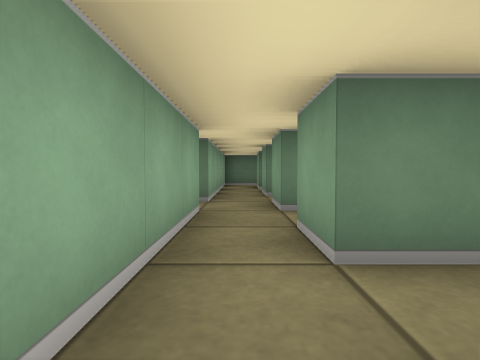
view 1 (above)

22 first-person views from a walk through a cub3D maze. The camera is about half as high as the walls, tilts 2° down and sees 80° across. The floor is counted in squares. Each view is taken from the middle of a square. On the plan, view 1 faces up. The plan holds only what a view shows up to about 9 squares ahead; the rest is blank.

view 2
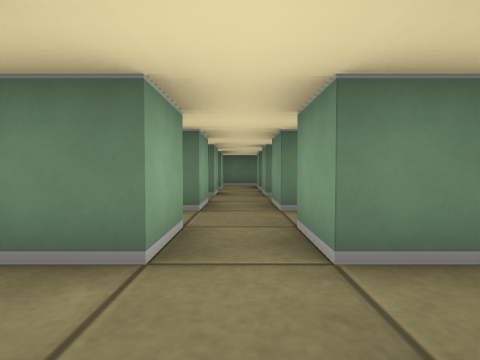

view 3
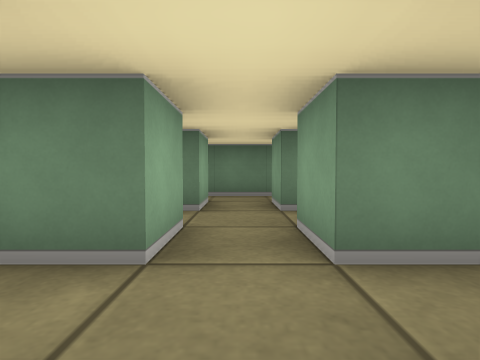

view 4
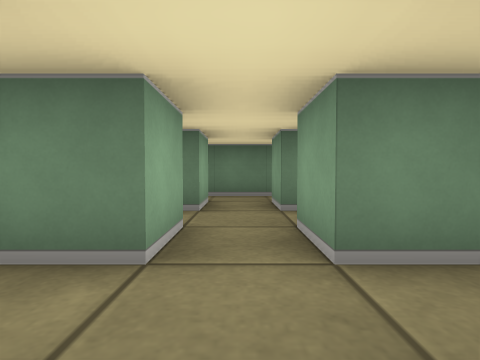

view 5
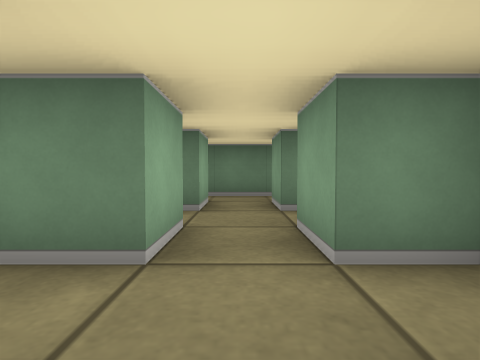

view 6
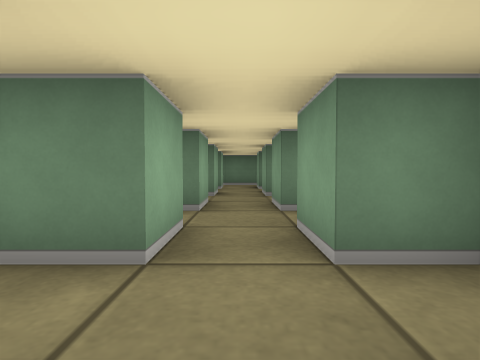

view 7
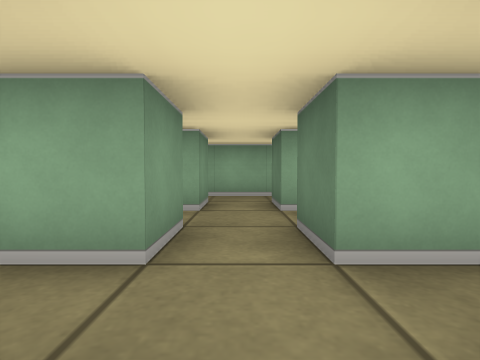

view 8
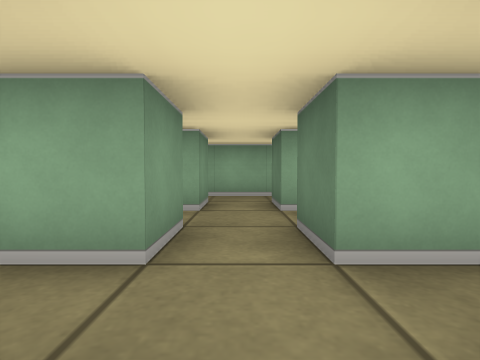

view 9
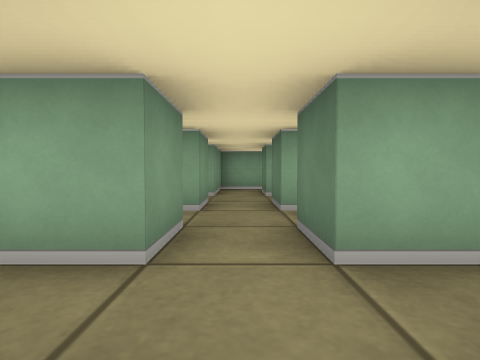

view 10
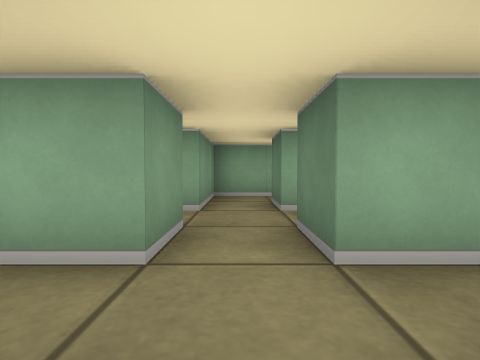

view 11
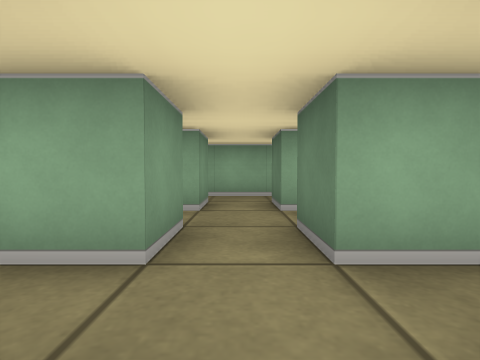

view 12
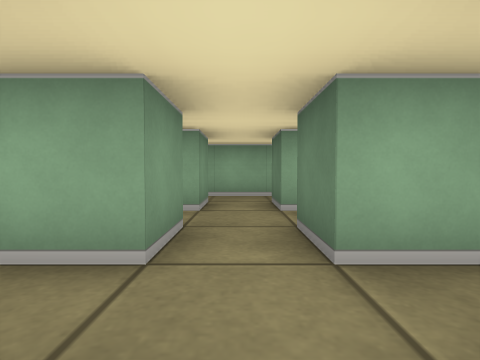

view 13
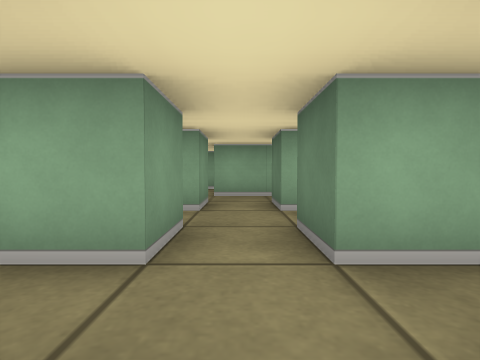

view 14
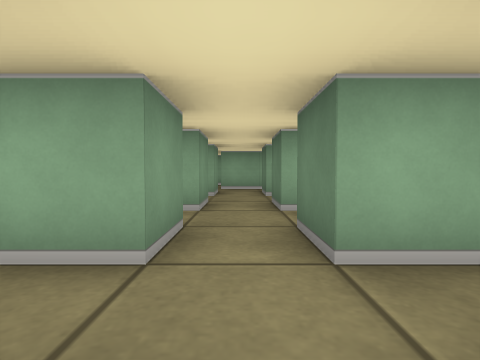

view 15
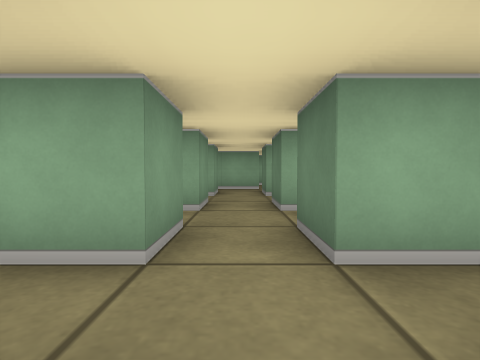

view 16
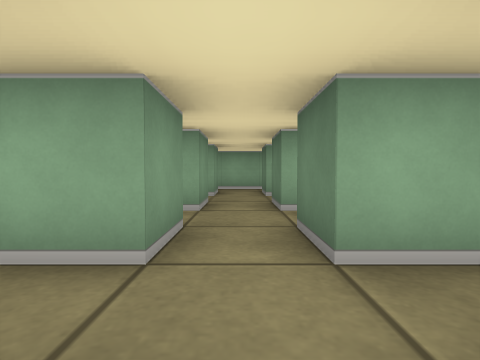

view 17
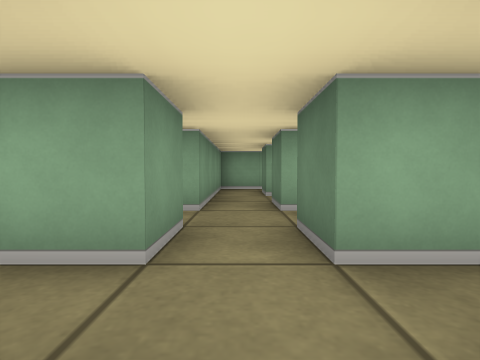

view 18
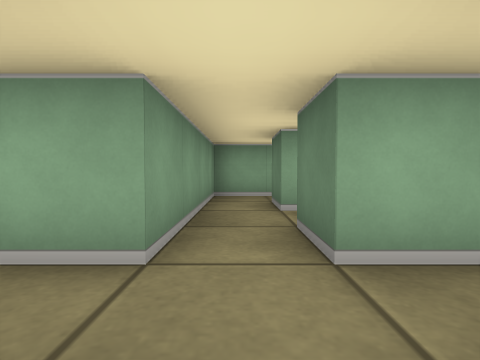

view 19
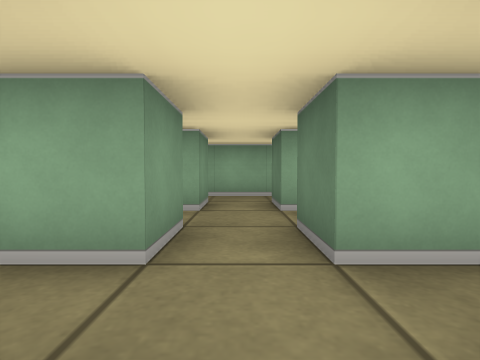

view 20
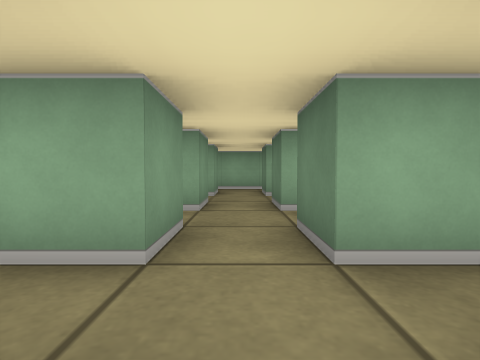

view 21
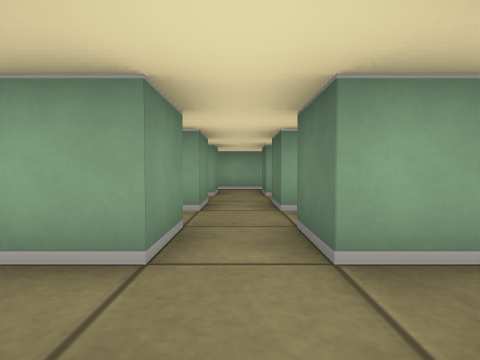

view 22
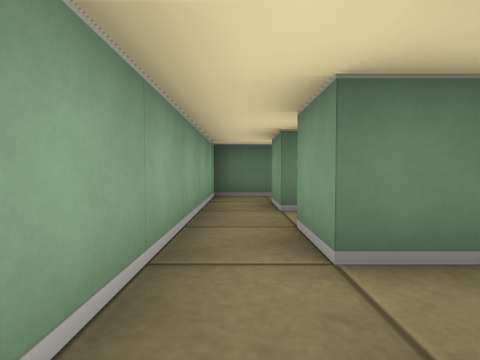

### Floor plan
Key: @ floor where view 1 was taken; # wall or solid block; . floor.
Columns run from 3 left of view 1 to 7 right of it. Each row starts with its distance up from view 1.
 10   #########
  9   #........
  8   #.#.#.#.#
  7   #........
  6   #.#.#.#.#
  5   #........
  4   ..#.#.#.#
  3   #.... ...
  2   #.#.#.#.#
  1   #........
  0   #@#.#.#.
 -1   #........
 -2 #.#.#.#.#.
 -3 #........
 -4 ###.#.#.#.
 -5   #........
 -6   #.#.#.#.
 -7   #......
 -8   #.#.#.#.
 -9   #........
-10 #...#.#.#.
-11   #........
-12   #.#.#.#.
-13   #........
-14   #.#.#.#.
-15   #........
-16   #####.#.

Where each view was taken, in squares from view 1:
view 1: 0 up, 0 right, facing up
view 2: 0 up, 2 right, facing up
view 3: 4 up, 2 right, facing up
view 4: 4 up, 4 right, facing up
view 5: 4 up, 6 right, facing up
view 6: 0 up, 6 right, facing up
view 7: 1 up, 5 right, facing left
view 8: 1 down, 5 right, facing left
view 9: 3 down, 5 right, facing left
view 10: 3 down, 3 right, facing left
view 11: 5 down, 5 right, facing left
view 12: 7 down, 5 right, facing left
view 13: 9 down, 5 right, facing left
view 14: 9 down, 7 right, facing left
view 15: 11 down, 7 right, facing left
view 16: 13 down, 7 right, facing left
view 17: 15 down, 7 right, facing left
view 18: 15 down, 5 right, facing left
view 19: 13 down, 5 right, facing left
view 20: 5 down, 7 right, facing left
view 21: 1 down, 7 right, facing left
view 22: 4 up, 0 right, facing up
